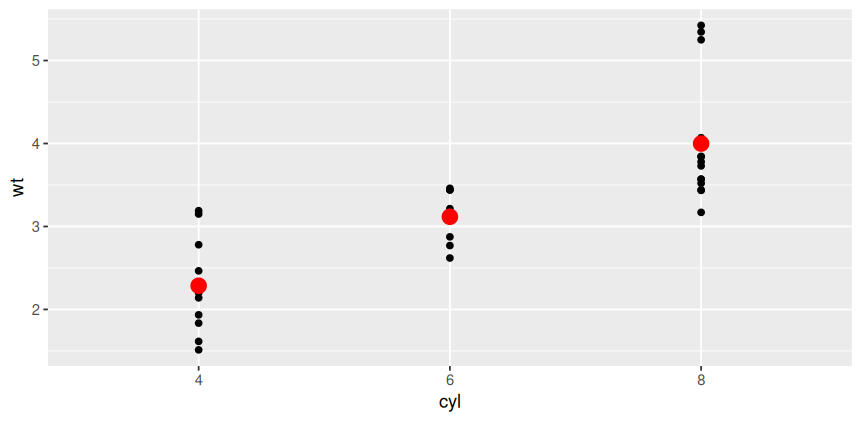

The script that drew this image:

# Stephanie Johnson
# COPC2073
# MODULE 11
# 11/22/26

# Create a tibble with cylinders and weight
cars_data <- tibble::as_tibble(mtcars) |>
  dplyr::select(cyl, wt) |>
  dplyr::mutate(cyl = as.factor(cyl))

# Fit a linear model to predict weight
cars_model <- lm(wt ~ cyl, data = cars_data)

# Create a data grid and add predictions
cars_predictions <- cars_data |>
  modelr::data_grid(cyl) |>
  modelr::add_predictions(cars_model)

# Plot original data and predicted values
ggplot2::ggplot(cars_data, ggplot2::aes(x = cyl, y = wt)) +
  ggplot2::geom_point(color = "black") +
  ggplot2::geom_point(
    data = cars_predictions,
    mapping = ggplot2::aes(x = cyl, y = pred),
    color = "red",
    size = 4
  ) +
  ggplot2::labs(
    x = "cyl",
    y = "wt"
  ) +
  ggplot2::theme_gray()

# analysis: the plot shows a relationship between the number of cylinders
# and the weight of a car. The cars with more cylinders 
# weigh more than cars with fewer cylinders.
# The red points represent the predicted average weight for
# each cylinder category based on the linear model.
# Four cylinder cars will have the lowest predicted average weight.
# Eight cylinder cars have the highest predicted weight.
# The black points show the actual weights of individual cars.
# Cylinder count is useful for predicting the car weight,
# and weights vary within each cylinder category.
